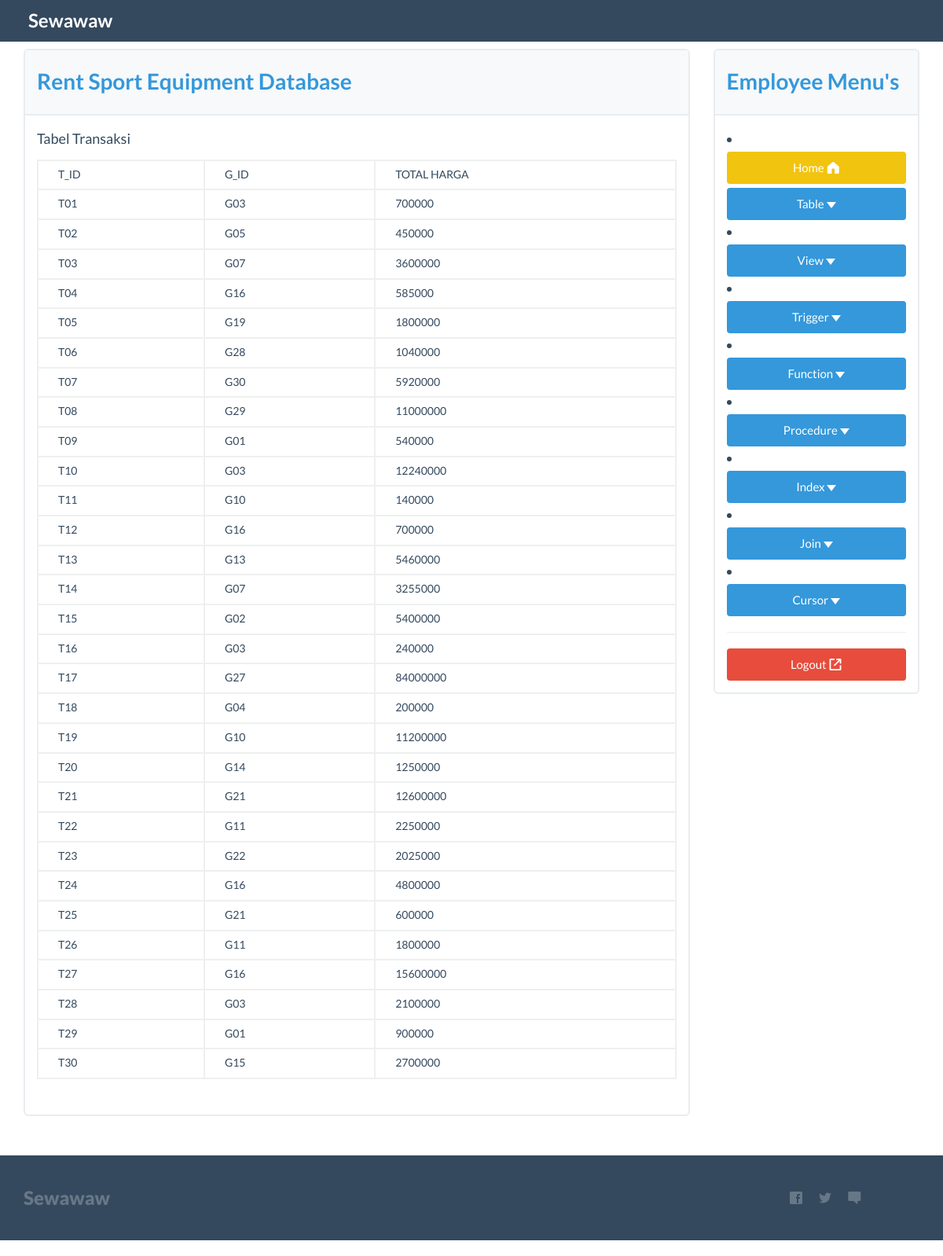
Page /transaksi.php on the committed database.
### tables this page shows
CREATE TABLE TRANSAKSI(
t_id CHAR(3) NOT NULL,
g_id CHAR(3) NOT NULL,
t_totalharga INT,
PRIMARY KEY(t_id),
FOREIGN KEY(g_id) REFERENCES PEGAWAI(g_id)
);

### transaksi.php (the view, shortened to what this page needs)
<!DOCTYPE html>
<html lang="en">
<head>
  <link rel="stylesheet" href="css/bootstrap.min.css">
    <link href="css/flat-ui-pro.css" rel="stylesheet">
</head>
<body>
<?php
include ("inc/navbar.php");?>
<div class="container">
	<br>
	<br>
  <div class="row">
    <div class="col-md-9" name="maincontent" id="maincontent">
		<div id="exercise" name="exercise" class="panel panel-info">
		<div class="panel-heading"><h5>Rent Sport Equipment Database</h5></div>
			<div class="panel-body">
				Tabel Transaksi<br>
			<table class="table table-bordered" style="margin-top:10px;">
				<tr >
			      <td>T_ID</td>
			      <td>G_ID</td>
			      <td>TOTAL HARGA</td>
			    </tr>
				 <?php
				      include 'inc/dbconn.php';
				      $query = "SELECT * FROM transaksi ORDER BY T_ID ASC";
				      $qr=mysqli_query($sqlconnect,$query);
				      while($data = mysqli_fetch_array($qr))
				      {
				        echo "<tr>";
				        echo "<td>$data[t_id]</td>";
				        echo "<td>$data[g_id]</td>";
				        echo "<td>$data[t_totalharga]</td>";
				        echo "</tr>";
				      }
				      ?>
				    </table>
			</div>
		</div>
    </div>
   <div class="col-md-3">
		<?php
		include ("inc/sidebar-menu.php");?>
    </div>
  </div>
</div>
<?php
include ("inc/footer.php");?>
</body>
</html>

### rows in the picture
transaksi: t_id "T01", g "G03", t_totalharga "700000"
transaksi: t_id "T02", g "G05", t_totalharga "450000"
transaksi: t_id "T03", g "G07", t_totalharga "3600000"
transaksi: t_id "T04", g "G16", t_totalharga "585000"
transaksi: t_id "T05", g "G19", t_totalharga "1800000"
transaksi: t_id "T06", g "G28", t_totalharga "1040000"
transaksi: t_id "T07", g "G30", t_totalharga "5920000"
transaksi: t_id "T08", g "G29", t_totalharga "11000000"
transaksi: t_id "T09", g "G01", t_totalharga "540000"
transaksi: t_id "T10", g "G03", t_totalharga "12240000"
transaksi: t_id "T11", g "G10", t_totalharga "140000"
transaksi: t_id "T12", g "G16", t_totalharga "700000"
transaksi: t_id "T13", g "G13", t_totalharga "5460000"
transaksi: t_id "T14", g "G07", t_totalharga "3255000"
transaksi: t_id "T15", g "G02", t_totalharga "5400000"
transaksi: t_id "T16", g "G03", t_totalharga "240000"
transaksi: t_id "T17", g "G27", t_totalharga "84000000"
transaksi: t_id "T18", g "G04", t_totalharga "200000"
transaksi: t_id "T19", g "G10", t_totalharga "11200000"
transaksi: t_id "T20", g "G14", t_totalharga "1250000"
transaksi: t_id "T21", g "G21", t_totalharga "12600000"
transaksi: t_id "T22", g "G11", t_totalharga "2250000"
transaksi: t_id "T23", g "G22", t_totalharga "2025000"
transaksi: t_id "T24", g "G16", t_totalharga "4800000"
transaksi: t_id "T25", g "G21", t_totalharga "600000"
transaksi: t_id "T26", g "G11", t_totalharga "1800000"
transaksi: t_id "T27", g "G16", t_totalharga "15600000"
transaksi: t_id "T28", g "G03", t_totalharga "2100000"
transaksi: t_id "T29", g "G01", t_totalharga "900000"
transaksi: t_id "T30", g "G15", t_totalharga "2700000"
